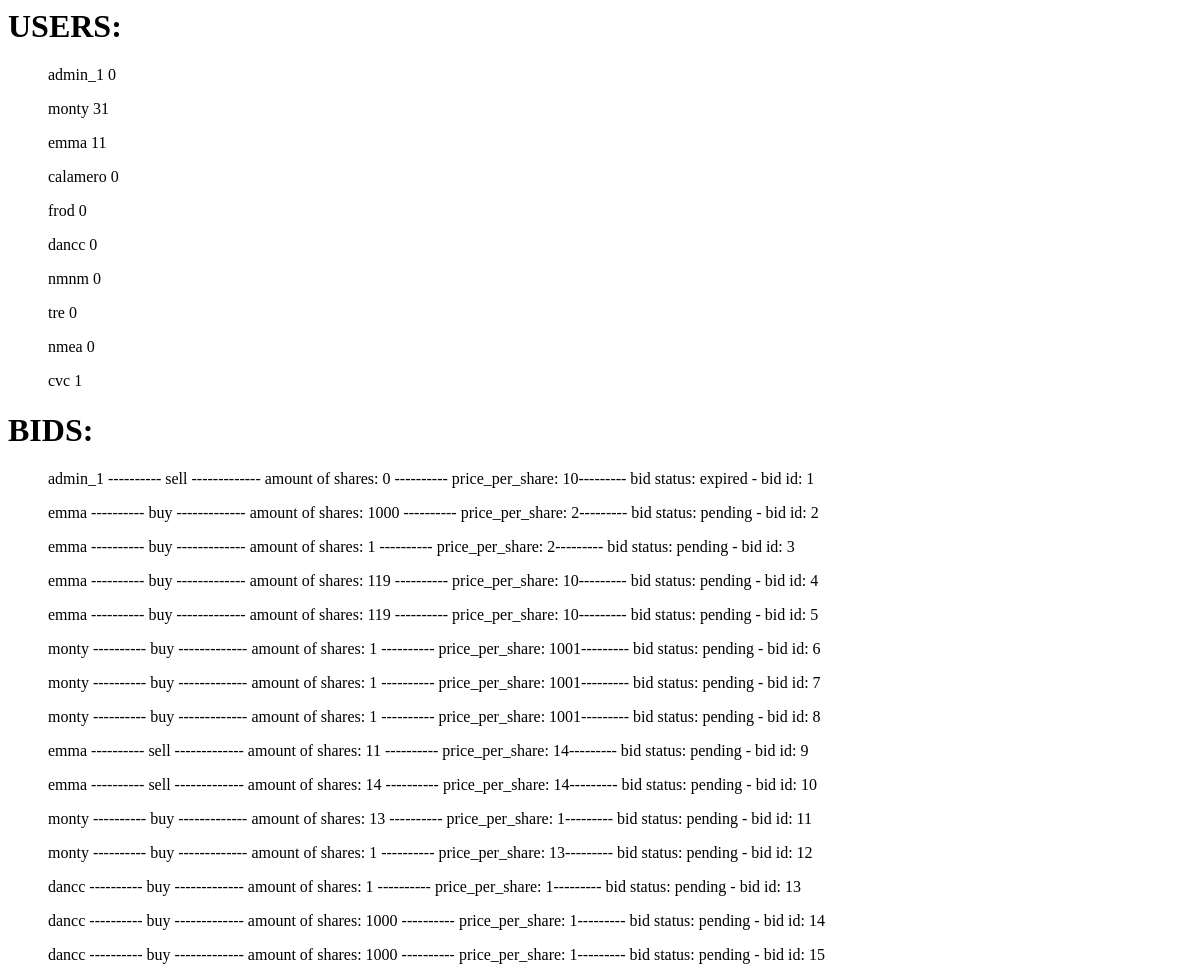
/users_and_bids_tables, run on an earlier commit of the app's database.
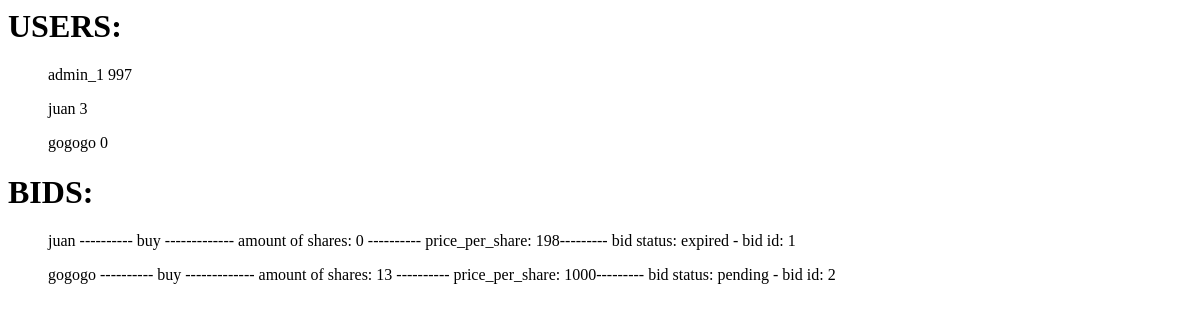
And on a later commit of the database.
### app.py (models this page shows, shortened)
class Users(db.Model):
    id = db.Column(db.Integer, primary_key=True)
    user_name = db.Column(db.String(80), unique=True, nullable=False)
    number_of_shares = db.Column(db.Integer())

class TradeBids(db.Model):
    id = db.Column(db.Integer, primary_key=True)
    bid_type = db.Column(db.String(80), nullable=False)
    price_per_share = db.Column(db.Integer())
    share_amount = db.Column(db.Integer())
    trader_name = db.Column(db.String(80), nullable=False)
    bid_status = db.Column(db.String(80), nullable=False)

### app.py (the view)
@app.route('/users_and_bids_tables')
def users_and_bids_tables():
    users = Users.query.all()
    bids = TradeBids.query.all()
    return render_template('all.html', users=users, bids=bids)

### templates/all.html (shortened to what this page needs)
<html>
<head>
</head>
<body>
<h1>USERS:</h1>
    {% for i in users %}
        <ul>
            {{ i.user_name }}
            {{ i.number_of_shares }}
        </ul>
    {% endfor %}
     <h1>BIDS:</h1>
    {% for i in bids %}
        <ul>
            {{ i.trader_name }} ----------
            {{ i.bid_type }} -------------
            amount of shares: {{ i.share_amount}} ----------
            price_per_share: {{ i.price_per_share }}---------
            bid status: {{ i.bid_status }} -
            bid id: {{ i.id }}
        </ul>
    {% endfor %}
</body>
</html>

What changed in the data, as far as the page shows it:
removed Users: user_name "calamero", number_of_shares "0"
removed Users: user_name "frod", number_of_shares "0"
removed Users: user_name "dancc", number_of_shares "0"
removed Users: user_name "nmnm", number_of_shares "0"
removed Users: user_name "tre", number_of_shares "0"
removed Users: user_name "nmea", number_of_shares "0"
removed Users: user_name "cvc", number_of_shares "1"
removed TradeBids: trader_name "emma", bid_type "buy", share_amount "1", price_per_share "2", bid_status "pending", id "3"
removed TradeBids: trader_name "emma", bid_type "buy", share_amount "119", price_per_share "10", bid_status "pending", id "4"
removed TradeBids: trader_name "emma", bid_type "buy", share_amount "119", price_per_share "10", bid_status "pending", id "5"
removed TradeBids: trader_name "monty", bid_type "buy", share_amount "1", price_per_share "1001", bid_status "pending", id "6"
removed TradeBids: trader_name "monty", bid_type "buy", share_amount "1", price_per_share "1001", bid_status "pending", id "7"
removed TradeBids: trader_name "monty", bid_type "buy", share_amount "1", price_per_share "1001", bid_status "pending", id "8"
removed TradeBids: trader_name "emma", bid_type "sell", share_amount "11", price_per_share "14", bid_status "pending", id "9"
removed TradeBids: trader_name "emma", bid_type "sell", share_amount "14", price_per_share "14", bid_status "pending", id "10"
removed TradeBids: trader_name "monty", bid_type "buy", share_amount "13", price_per_share "1", bid_status "pending", id "11"
removed TradeBids: trader_name "monty", bid_type "buy", share_amount "1", price_per_share "13", bid_status "pending", id "12"
removed TradeBids: trader_name "dancc", bid_type "buy", share_amount "1", price_per_share "1", bid_status "pending", id "13"
removed TradeBids: trader_name "dancc", bid_type "buy", share_amount "1000", price_per_share "1", bid_status "pending", id "14"
removed TradeBids: trader_name "dancc", bid_type "buy", share_amount "1000", price_per_share "1", bid_status "pending", id "15"
changed Users "admin_1": number_of_shares "0" → "997"
changed Users: user_name "monty" → "juan"; number_of_shares "31" → "3"
changed Users: user_name "emma" → "gogogo"; number_of_shares "11" → "0"
changed TradeBids "expired": trader_name "admin_1" → "juan"; bid_type "sell" → "buy"; price_per_share "10" → "198"
changed TradeBids "pending": trader_name "emma" → "gogogo"; share_amount "1000" → "13"; price_per_share "2" → "1000"
